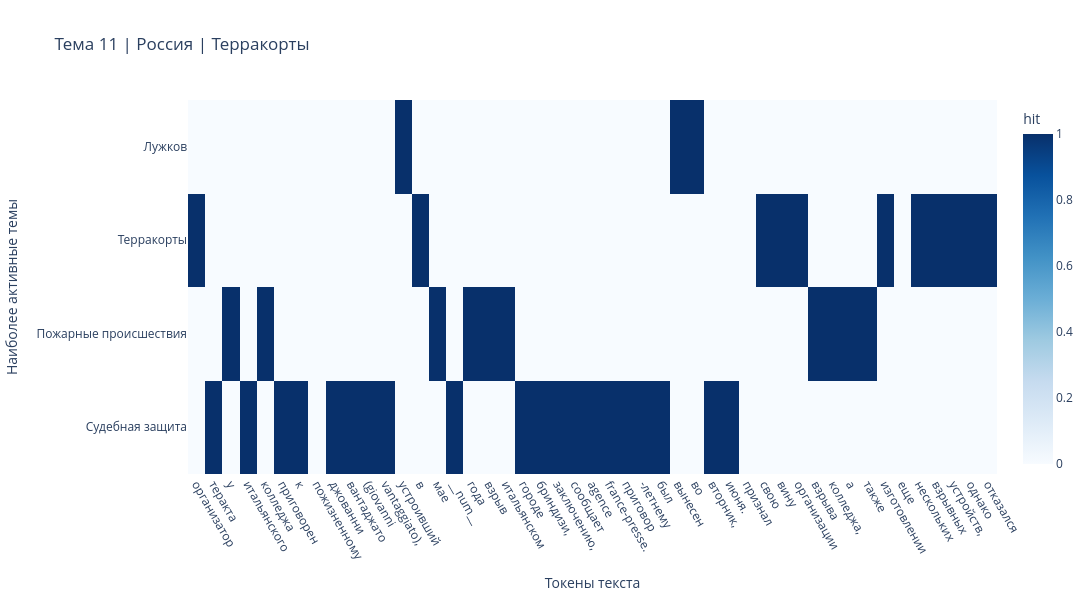
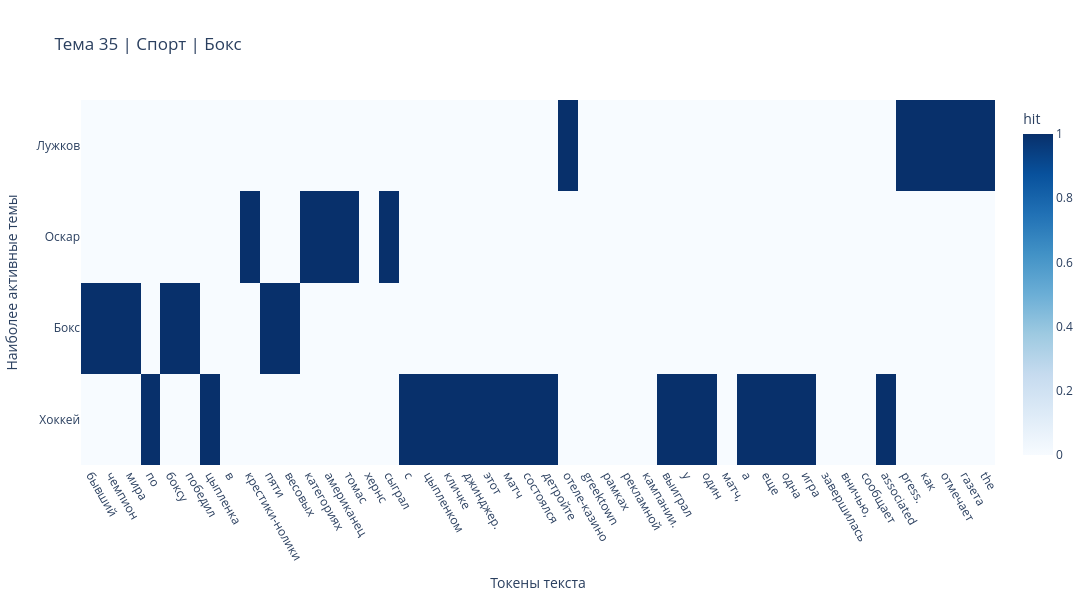
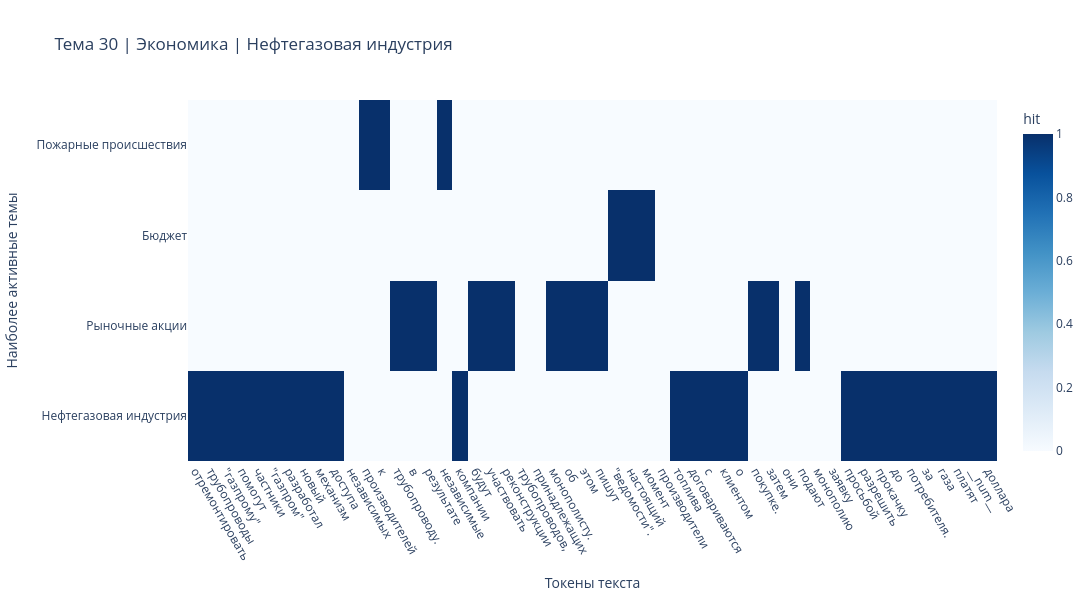

The cell these charts' notebook holds for them, in order:
### Code cell
for row_number, row in selected_examples.iterrows():
    tokens = row["Sample_text"].split()
    token_count = min(len(tokens), MAX_TOKENS_ON_HEATMAP)
    tokens = tokens[:token_count]

    windows = []
    for token_idx in range(token_count):
        left = max(0, token_idx - WINDOW_SIZE // 2)
        right = min(token_count, token_idx + WINDOW_SIZE // 2 + 1)
        windows.append(" ".join(tokens[left:right]))

    window_topics, _ = final_topic_model.transform(windows)
    active_topics = pd.Series(window_topics).value_counts().head(4).index.tolist()
    token_matrix = np.zeros((len(active_topics), token_count), dtype=float)
    for token_idx, window_topic in enumerate(window_topics):
        if window_topic in active_topics:
            topic_position = active_topics.index(window_topic)
            token_matrix[topic_position, token_idx] = 1.0

    heatmap = go.Figure(
        data=go.Heatmap(
            z=token_matrix,
            x=tokens,
            y=[topic_name_map.get(int(topic_id), str(topic_id)) for topic_id in active_topics],
            colorscale="Blues",
            zmin=0.0,
            zmax=1.0,
            colorbar_title="hit",
        )
    )
    heatmap.update_layout(
        title=f"Тема {row['Topic']} | {row['Dominant_lenta_topic']} | {row['LLM_name']}",
        width=1600,
        height=600,
        xaxis_title="Токены текста",
        yaxis_title="Наиболее активные темы",
    )
    heatmap.update_xaxes(tickangle=60)
    display(heatmap)

### Figure 1 — Plotly figure (JSON) as saved in the notebook; plotly's stock layout.template omitted (floating-point values rounded to 4 significant figures; data arrays with more than 128 entries replaced by an {"elided": "..."} marker saying what was removed)
{"data": [{"colorbar": {"title": {"text": "hit"}}, "colorscale": [[0, "rgb(247,251,255)"], [0.125, "rgb(222,235,247)"], [0.25, "rgb(198,219,239)"], [0.375, "rgb(158,202,225)"], [0.5, "rgb(107,174,214)"], [0.625, "rgb(66,146,198)"], [0.75, "rgb(33,113,181)"], [0.875, "rgb(8,81,156)"], [1, "rgb(8,48,107)"]], "type": "heatmap", "x": ["организатор", "теракта", "у", "итальянского", "колледжа", "приговорен", "к", "пожизненному", "джованни", "вантаджато", "(giovanni", "vantaggiato),", "устроивший", "в", "мае", "__num__", "года", "взрыв", "у", "колледжа", "в", "итальянском", "городе", "бриндизи,", "приговорен", "к", "пожизненному", "заключению,", "сообщает", "agence", "france-presse.", "приговор", "__num__", "-летнему", "вантаджато", "был", "вынесен", "во", "вторник,", "__num__", "июня.", "вантаджато", "признал", "свою", "вину", "в", "организации", "взрыва", "у", "колледжа,", "а", "также", "в", "изготовлении", "еще", "нескольких", "взрывных", "устройств,", "однако", "отказался"], "y": ["Судебная защита", "Пожарные происшествия", "Терракорты", "Лужков"], "z": {"elided": "4x60 float values"}, "zmax": 1, "zmin": 0}], "layout": {"height": 600, "title": {"text": "Тема 11 | Россия | Терракорты"}, "width": 1600, "xaxis": {"tickangle": 60, "title": {"text": "Токены текста"}}, "yaxis": {"title": {"text": "Наиболее активные темы"}}}}

### Figure 2 — Plotly figure (JSON) as saved in the notebook; plotly's stock layout.template omitted (floating-point values rounded to 4 significant figures; data arrays with more than 128 entries replaced by an {"elided": "..."} marker saying what was removed)
{"data": [{"colorbar": {"title": {"text": "hit"}}, "colorscale": [[0, "rgb(247,251,255)"], [0.125, "rgb(222,235,247)"], [0.25, "rgb(198,219,239)"], [0.375, "rgb(158,202,225)"], [0.5, "rgb(107,174,214)"], [0.625, "rgb(66,146,198)"], [0.75, "rgb(33,113,181)"], [0.875, "rgb(8,81,156)"], [1, "rgb(8,48,107)"]], "type": "heatmap", "x": ["бывший", "чемпион", "мира", "по", "боксу", "победил", "цыпленка", "в", "крестики-нолики", "бывший", "чемпион", "мира", "по", "боксу", "в", "пяти", "весовых", "категориях", "американец", "томас", "хернс", "сыграл", "в", "крестики-нолики", "с", "цыпленком", "по", "кличке", "джинджер.", "этот", "матч", "состоялся", "в", "детройте", "в", "отеле-казино", "greektown", "в", "рамках", "рекламной", "кампании.", "хернс", "выиграл", "у", "цыпленка", "один", "матч,", "а", "еще", "одна", "игра", "завершилась", "вничью,", "сообщает", "associated", "press.", "как", "отмечает", "газета", "the"], "y": ["Хоккей", "Бокс", "Оскар", "Лужков"], "z": {"elided": "4x60 float values"}, "zmax": 1, "zmin": 0}], "layout": {"height": 600, "title": {"text": "Тема 35 | Спорт | Бокс"}, "width": 1600, "xaxis": {"tickangle": 60, "title": {"text": "Токены текста"}}, "yaxis": {"title": {"text": "Наиболее активные темы"}}}}

### Figure 3 — Plotly figure (JSON) as saved in the notebook; plotly's stock layout.template omitted (floating-point values rounded to 4 significant figures; data arrays with more than 128 entries replaced by an {"elided": "..."} marker saying what was removed)
{"data": [{"colorbar": {"title": {"text": "hit"}}, "colorscale": [[0, "rgb(247,251,255)"], [0.125, "rgb(222,235,247)"], [0.25, "rgb(198,219,239)"], [0.375, "rgb(158,202,225)"], [0.5, "rgb(107,174,214)"], [0.625, "rgb(66,146,198)"], [0.75, "rgb(33,113,181)"], [0.875, "rgb(8,81,156)"], [1, "rgb(8,48,107)"]], "type": "heatmap", "x": ["отремонтировать", "трубопроводы", "\"газпрому\"", "помогут", "частники", "\"газпром\"", "разработал", "новый", "механизм", "доступа", "независимых", "производителей", "к", "трубопроводу.", "в", "результате", "независимые", "компании", "будут", "участвовать", "в", "реконструкции", "трубопроводов,", "принадлежащих", "монополисту.", "об", "этом", "пишут", "\"ведомости\".", "в", "настоящий", "момент", "независимые", "производители", "топлива", "договариваются", "с", "клиентом", "о", "покупке.", "затем", "они", "подают", "в", "монополию", "заявку", "с", "просьбой", "разрешить", "прокачку", "топлива", "до", "потребителя.", "за", "прокачку", "газа", "компании", "платят", "__num__", "доллара"], "y": ["Нефтегазовая индустрия", "Рыночные акции", "Бюджет", "Пожарные происшествия"], "z": {"elided": "4x60 float values"}, "zmax": 1, "zmin": 0}], "layout": {"height": 600, "title": {"text": "Тема 30 | Экономика | Нефтегазовая индустрия"}, "width": 1600, "xaxis": {"tickangle": 60, "title": {"text": "Токены текста"}}, "yaxis": {"title": {"text": "Наиболее активные темы"}}}}
